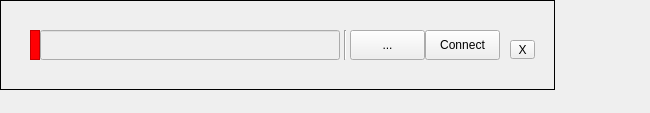
<?xml version="1.0" encoding="UTF-8"?>
<ui version="4.0">
 <class>Form</class>
 <widget class="QWidget" name="Form">
  <property name="enabled">
   <bool>true</bool>
  </property>
  <property name="geometry">
   <rect>
    <x>0</x>
    <y>0</y>
    <width>650</width>
    <height>113</height>
   </rect>
  </property>
  <property name="minimumSize">
   <size>
    <width>650</width>
    <height>0</height>
   </size>
  </property>
  <property name="maximumSize">
   <size>
    <width>650</width>
    <height>16777215</height>
   </size>
  </property>
  <property name="windowTitle">
   <string>Form</string>
  </property>
  <widget class="QFrame" name="frame_2">
   <property name="geometry">
    <rect>
     <x>0</x>
     <y>0</y>
     <width>555</width>
     <height>90</height>
    </rect>
   </property>
   <property name="frameShape">
    <enum>QFrame::Box</enum>
   </property>
   <property name="frameShadow">
    <enum>QFrame::Plain</enum>
   </property>
   <widget class="Line" name="line">
    <property name="geometry">
     <rect>
      <x>340</x>
      <y>30</y>
      <width>10</width>
      <height>30</height>
     </rect>
    </property>
    <property name="orientation">
     <enum>Qt::Vertical</enum>
    </property>
   </widget>
   <widget class="QLineEdit" name="le_word">
    <property name="enabled">
     <bool>false</bool>
    </property>
    <property name="geometry">
     <rect>
      <x>40</x>
      <y>30</y>
      <width>300</width>
      <height>30</height>
     </rect>
    </property>
    <property name="sizePolicy">
     <sizepolicy hsizetype="Ignored" vsizetype="Fixed">
      <horstretch>0</horstretch>
      <verstretch>0</verstretch>
     </sizepolicy>
    </property>
    <property name="styleSheet">
     <string notr="true"/>
    </property>
   </widget>
   <widget class="QFrame" name="frame">
    <property name="geometry">
     <rect>
      <x>30</x>
      <y>30</y>
      <width>10</width>
      <height>30</height>
     </rect>
    </property>
    <property name="sizePolicy">
     <sizepolicy hsizetype="Fixed" vsizetype="Expanding">
      <horstretch>0</horstretch>
      <verstretch>0</verstretch>
     </sizepolicy>
    </property>
    <property name="maximumSize">
     <size>
      <width>10</width>
      <height>16777215</height>
     </size>
    </property>
    <property name="styleSheet">
     <string notr="true">background-color: rgb(255, 0, 4);</string>
    </property>
    <property name="frameShape">
     <enum>QFrame::StyledPanel</enum>
    </property>
    <property name="frameShadow">
     <enum>QFrame::Raised</enum>
    </property>
   </widget>
   <widget class="QToolButton" name="pb_config">
    <property name="geometry">
     <rect>
      <x>350</x>
      <y>30</y>
      <width>75</width>
      <height>30</height>
     </rect>
    </property>
    <property name="sizePolicy">
     <sizepolicy hsizetype="Fixed" vsizetype="Fixed">
      <horstretch>0</horstretch>
      <verstretch>0</verstretch>
     </sizepolicy>
    </property>
    <property name="text">
     <string>...</string>
    </property>
   </widget>
   <widget class="QPushButton" name="pb_connect">
    <property name="geometry">
     <rect>
      <x>425</x>
      <y>30</y>
      <width>75</width>
      <height>30</height>
     </rect>
    </property>
    <property name="sizePolicy">
     <sizepolicy hsizetype="Fixed" vsizetype="Fixed">
      <horstretch>0</horstretch>
      <verstretch>0</verstretch>
     </sizepolicy>
    </property>
    <property name="text">
     <string>Connect</string>
    </property>
   </widget>
   <widget class="QToolButton" name="bt_delete">
    <property name="geometry">
     <rect>
      <x>510</x>
      <y>40</y>
      <width>25</width>
      <height>19</height>
     </rect>
    </property>
    <property name="text">
     <string>X</string>
    </property>
   </widget>
  </widget>
 </widget>
 <resources/>
 <connections/>
</ui>
